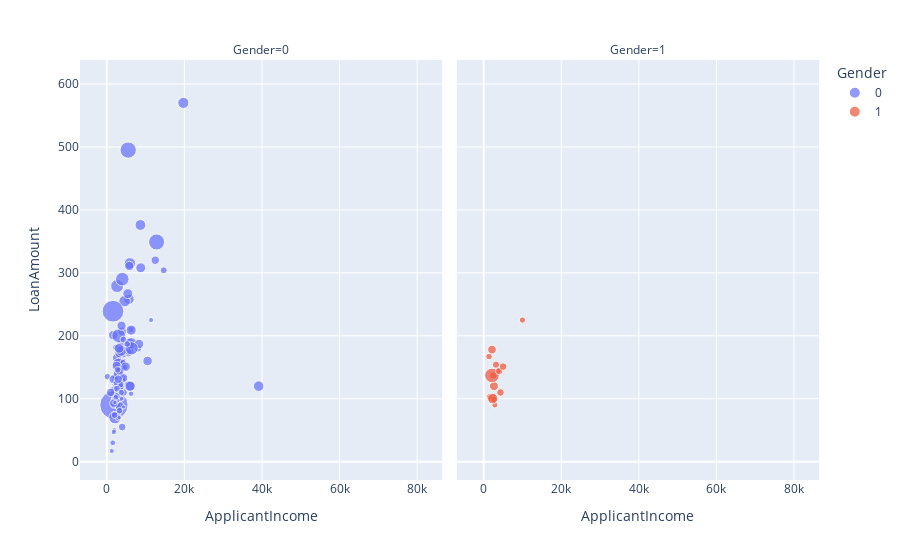

This figure's notebook cell:
### Markdown cell above
## show the same correlation but set the size of the markers according to CoapplicantIncome value

### Code cell
pe.scatter(
    data_frame=df,
    x = "ApplicantIncome",
    y = 'LoanAmount',
    color="Gender",
    size = "CoapplicantIncome",
    facet_col="Gender" #divided original graph into separate graphs arranged column wise

)

### Figure 1 — Plotly figure (JSON) as saved in the notebook; plotly's stock layout.template omitted (floating-point values rounded to 4 significant figures; data arrays with more than 128 entries replaced by an {"elided": "..."} marker saying what was removed)
{"data": [{"hovertemplate": "Gender=0<br>ApplicantIncome=%{x}<br>LoanAmount=%{y}<br>CoapplicantIncome=%{marker.size}<extra></extra>", "legendgroup": "0", "marker": {"color": "#636efa", "size": {"elided": "245 int values"}, "sizemode": "area", "sizeref": 84.59, "symbol": "circle"}, "mode": "markers", "name": "0", "orientation": "v", "showlegend": true, "type": "scatter", "x": {"elided": "245 int values"}, "xaxis": "x", "y": {"elided": "245 int values"}, "yaxis": "y"}, {"hovertemplate": "Gender=1<br>ApplicantIncome=%{x}<br>LoanAmount=%{y}<br>CoapplicantIncome=%{marker.size}<extra></extra>", "legendgroup": "1", "marker": {"color": "#EF553B", "size": [2283, 1644, 1560, 0, 3237, 1863, 0, 0, 1459, 3440, 0, 0, 0, 1800, 0, 0, 2302, 8980, 0, 0, 0, 0, 1881, 1666, 0, 0, 0, 1717, 4486, 0, 0, 0, 2451, 0, 0, 0, 0, 0, 0, 0, 0, 0, 2275, 2541, 0, 0, 0, 0, 0, 0, 0, 0, 0], "sizemode": "area", "sizeref": 84.59, "symbol": "circle"}, "mode": "markers", "name": "1", "orientation": "v", "showlegend": true, "type": "scatter", "x": [3167, 1928, 2876, 4408, 2149, 2400, 7200, 11500, 3667, 2645, 3237, 5500, 5000, 1500, 14866, 4606, 2484, 2137, 2600, 4166, 4583, 3086, 1378, 10000, 3812, 3400, 4583, 2600, 2330, 3510, 7441, 3867, 4333, 3427, 3481, 4300, 3625, 2138, 8333, 4230, 3244, 4723, 4000, 5000, 2378, 4583, 4166, 3083, 10408, 10000, 3180, 3846, 2378], "xaxis": "x2", "y": [154, 100, 90, 120, 178, 104, 120, 286, 144, 120, 30, 105, 103, 103, 70, 81, 137, 137, 160, 116, 112, 120, 167, 225, 112, 95, 133, 99, 100, 76, 194, 62, 110, 138, 155, 136, 108, 99, 280, 112, 80, 81, 144, 151, 9, 84, 44, 255, 259, 214, 71, 111, 46], "yaxis": "y2"}], "layout": {"annotations": [{"font": {}, "showarrow": false, "text": "Gender=0", "x": 0.245, "xanchor": "center", "xref": "paper", "y": 1, "yanchor": "bottom", "yref": "paper"}, {"font": {}, "showarrow": false, "text": "Gender=1", "x": 0.755, "xanchor": "center", "xref": "paper", "y": 1, "yanchor": "bottom", "yref": "paper"}], "legend": {"itemsizing": "constant", "title": {"text": "Gender"}, "tracegroupgap": 0}, "margin": {"t": 60}, "xaxis": {"anchor": "y", "domain": [0, 0.49], "title": {"text": "ApplicantIncome"}}, "xaxis2": {"anchor": "y2", "domain": [0.51, 1], "matches": "x", "title": {"text": "ApplicantIncome"}}, "yaxis": {"anchor": "x", "domain": [0, 1], "title": {"text": "LoanAmount"}}, "yaxis2": {"anchor": "x2", "domain": [0, 1], "matches": "y", "showticklabels": false}}}
